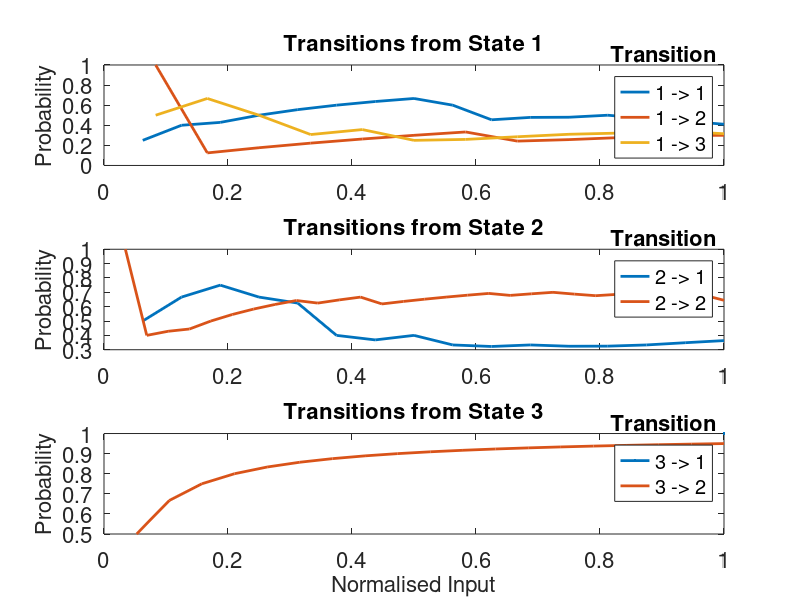

Write the MATLAB code that produced this figure.
clear all

load('states.mat');

%%
min = 2.5;
max = 5;
temp = sum((demented(3,4,:)+demented(3,3,:)/12) > min & (demented(3,4,:)+demented(3,3,:)/12) < max)
vector = zeros(3,56,temp);

for i = 1 : length(demented)
    if (demented(3,4,i)+demented(3,3,i)/12) >= min & (demented(3,4,i)+demented(3,3,i)/12) < max
       vector(:,:,i) =  demented(:,:,i);
    end
end


%% Weighst matrix
weights = cell(3,1);

t0 = 3;
t1 = 3;

N = 10000;

for t0 = 1 : 3
        
        temp = zeros(3,N);
        
        temp(1,:) = 1 : length(temp);
        
        count = 1;
        random = randi(length(vector),N,1);
        
        for i = 1 : N
            
            if(vector(1,56,random(i)) == t0)
                temp(2,count) = vector(2,56,random(i));
                temp(3,count) = sum(temp(2,:) == temp(2,count))./count;
                count = count + 1;
            end  
            
        end 
        
        
        for i = 1 : length(temp) 
            for t1 = 1: 3
                if temp(2,i) == t1
                   
                    temp(1,i) = sum(temp(2,1:i) == t1)/ sum(temp(2,:) == t1);
                end
                
            end   
        end
        
        weights{t0} = temp;
end

%%

figure;
for t0 = 1 : 3
    subplot(3,1,t0);
    for t1 = 1  : 3
        temp = zeros(sum(weights{t0,1}(2,:) == t1),2);
        count = 1;
        for i  = 1: length(weights{t0,1})
            if weights{t0,1}(2,i) == t1
                temp(count,1) = weights{t0,1}(1,i);
                temp(count,2) = weights{t0,1}(3,i);
                count = count + 1;
            end
        end
        plot(temp(:,1),temp(:,2),'LineWidth',2);
        hold on
    end
    set(gca, 'FontSize', 16)
    lgd = legend([num2str(t0),' -> 1'], [num2str(t0),' -> 2'],[num2str(t0),' -> 3']);
    title(lgd,'Transition')
    title(['Transitions from State ' num2str(t0)], 'FontSize', 16);
    ylabel('Probability', 'FontSize', 16);
end

xlabel('Normalised Input', 'FontSize', 16);

%%
for t0 = 1 : 3
    for t1 = 1 : 3
        sum(vector(1,56,:) == t0 & vector(2,56,:) == t1)
    end
end

